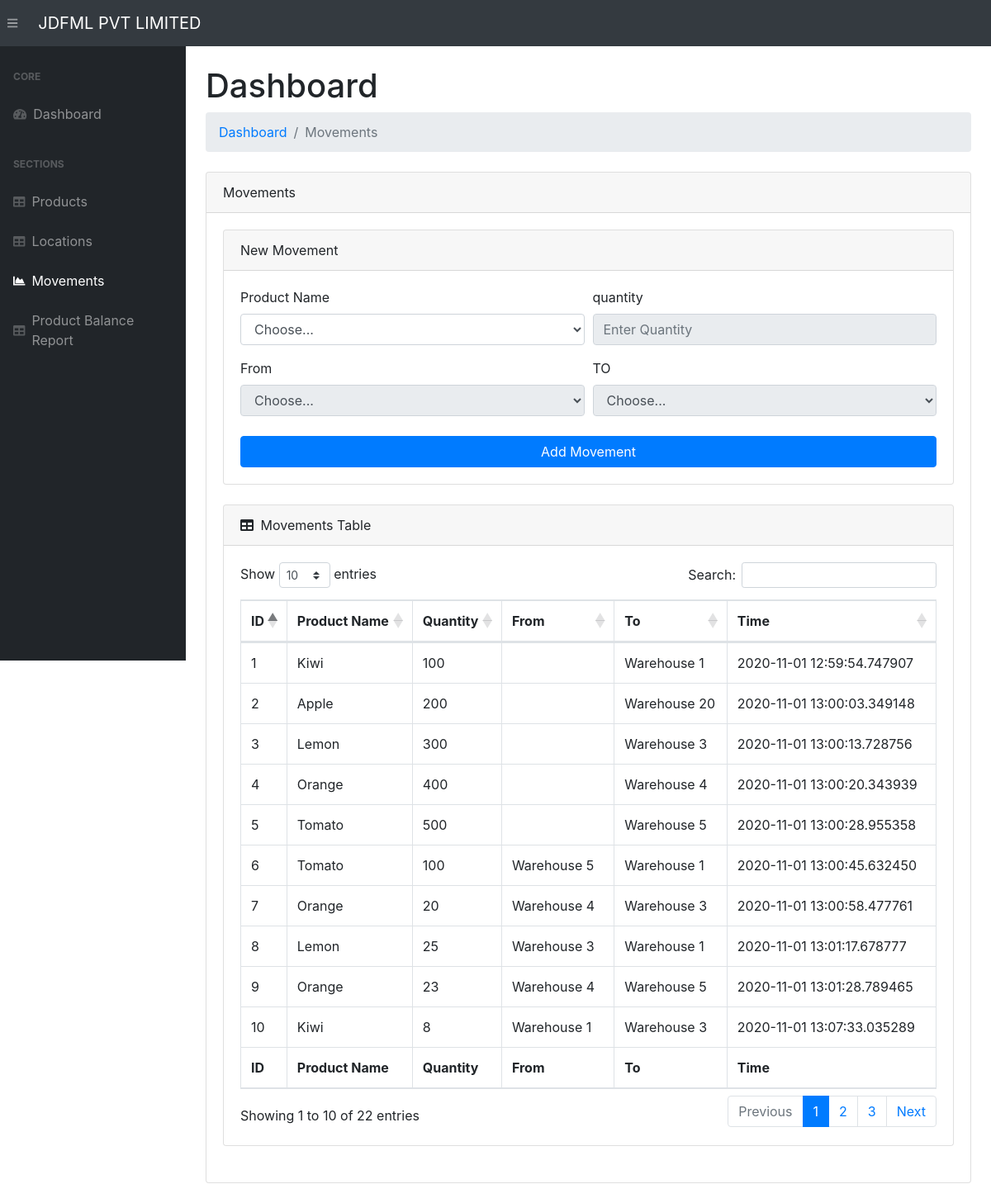
The app's page /movements/ with its own data.
### app.py (models this page shows, shortened)
class ProductMovement(db.Model):
    __tablename__   = 'productmovements'
    movement_id     = db.Column(db.Integer, primary_key=True)
    product_id      = db.Column(db.Integer, db.ForeignKey('products.product_id'))
    qty             = db.Column(db.Integer)
    from_location   = db.Column(db.Integer, db.ForeignKey('locations.location_id'))
    to_location     = db.Column(db.Integer, db.ForeignKey('locations.location_id'))
    movement_time   = db.Column(db.DateTime, default=datetime.utcnow)
    product         = db.relationship('Product', foreign_keys=product_id)
    fromLoc         = db.relationship('Location', foreign_keys=from_location)
    toLoc           = db.relationship('Location', foreign_keys=to_location)

class Product(db.Model):
    __tablename__ = 'products'
    product_id      = db.Column(db.String(200), primary_key=True)
    date_created    = db.Column(db.DateTime, default=datetime.utcnow)

### app.py (the view)
@app.route("/movements/", methods=["POST", "GET"])
def viewMovements():
    if request.method == "POST" :
        product_id      = request.form["productId"]
        qty             = request.form["qty"]
        fromLocation    = request.form["fromLocation"]
        toLocation      = request.form["toLocation"]
        new_movement = ProductMovement(
            product_id=product_id, qty=qty, from_location=fromLocation, to_location=toLocation)
        try:
            db.session.add(new_movement)
            db.session.commit()
            return redirect("/movements/")
        except:
            return "There Was an issue while add a new Movement"
    else:
        products    = Product.query.order_by(Product.date_created).all()
        locations   = Location.query.order_by(Location.date_created).all()
        movs = ProductMovement.query\
        .join(Product, ProductMovement.product_id == Product.product_id)\
        .add_columns(
            ProductMovement.movement_id,
            ProductMovement.qty,
            Product.product_id,
            ProductMovement.from_location,
            ProductMovement.to_location,
            ProductMovement.movement_time)\
        .all()
        movements   = ProductMovement.query.order_by(
            ProductMovement.movement_time).all()
        return render_template("movements.html", movements=movs, products=products, locations=locations)

### templates/movements.html (shortened to what this page needs)
{% extends 'base.html' %}
{% block content %}
<main>
    <div class="container-fluid">
        <h1 class="mt-4">Dashboard</h1>
        <ol class="breadcrumb mb-4">
            <li class="breadcrumb-item"><a href="/">Dashboard</a></li>
            <li class="breadcrumb-item active">Movements</li>
        </ol>
        <div class="card mb-4">
            <div class="card-header">Movements</div>
            <div class="card-body">
                <div class="card mb-4">
                    <div class="card-header">New Movement</div>
                    <div class="card-body">
                        <form action="/movements/" method="POST" id="movements_from">
                            <div class="form-row">
                                <div class="col-md-6">
                                    <div class="form-group">
                                        <label for="productId">Product Name</label>
                                        <select id="productId" name="productId" class="form-control">
                                            <option selected value="">Choose...</option>
                                        </select>
                                    </div>
                                </div>
                                <div class="col-md-6">
                                    <div class="form-group">
                                        <label for="qty">quantity</label>
                                        <input class="form-control" name="qty" id="qty" type="number" placeholder="Enter Quantity" />
                                    </div>
                                </div>
                            </div>
                            <div class="form-row">
                                <div class="col-md-6">
                                    <label for="fromLocation">From</label>
                                    <select id="fromLocation" class="form-control" name="fromLocation">
                                        <option selected value="">Choose...</option>
                                    </select>
                                </div>
                                <div class="col-md-6">
                                    <label for="toLocation">TO</label>
                                    <select id="toLocation" name="toLocation" class="form-control">
                                        <option selected value="">Choose...</option>
                                    </select>
                                </div>
                            </div>
                            <div class="form-group mt-4 mb-0">
                                <input type="submit" class="btn btn-primary btn-block" value="Add Movement" class="btn btn-primary">
                            </div>
                        </form>
                    </div>
                </div>
                <div class="card mb-4">
                <div class="card-header">
                    <i class="fas fa-table mr-1"></i>
                    Movements Table
                </div>
                <div class="card-body">
                    <div class="table-responsive">
                        {% if movements|length < 1 %}
                        <h4>There are no Movements, add one above</h4>
                        {% else %}
                        <table class="table table-bordered" id="dataTable" width="100%" cellspacing="0">
                            <thead>
                                <tr>
                                    <th>ID</th>
                                    <th>Product Name</th>
                                    <th>Quantity</th>
                                    <th>From</th>
                                    <th>To</th>
                                    <th>Time</th>
                                </tr>
                            </thead>
                            <tfoot>
                                <tr>
                                    <th>ID</th>
                                    <th>Product Name</th>
                                    <th>Quantity</th>
                                    <th>From</th>
                                    <th>To</th>
                                    <th>Time</th>
                                </tr>
                            </tfoot>
                            <tbody>
                                {% for movement in movements%}
                                <tr>
                                    <td>{{ movement.movement_id }}</td>
                                    <td>{{ movement.product_id }}</td>
                                    <td>{{ movement.qty }}</td>
                                    <td>{{ movement.from_location }}</td>
                                    <td>{{ movement.to_location }}</td>
                                    <td>{{ movement.movement_time }}</td>
                                </tr>
                                {% endfor %}
                            </tbody>
                        </table>
                        {% endif %}
                </div>
            </div>
                </div>
            </div>
        </div>
    </div>
</main>
{% endblock %}

### records on screen
ProductMovement: movement_id "10", product_id "Kiwi", qty "8", from_location "Warehouse 1", to_location "Warehouse 3", movement_time "2020-11-01 13:07:33.035289"
ProductMovement: movement_id "1", product_id "Kiwi", qty "100", to_location "Warehouse 1", movement_time "2020-11-01 12:59:54.747907"
ProductMovement: movement_id "2", product_id "Apple", qty "200", to_location "Warehouse 20", movement_time "2020-11-01 13:00:03.349148"
ProductMovement: movement_id "8", product_id "Lemon", qty "25", from_location "Warehouse 3", to_location "Warehouse 1", movement_time "2020-11-01 13:01:17.678777"
ProductMovement: movement_id "3", product_id "Lemon", qty "300", to_location "Warehouse 3", movement_time "2020-11-01 13:00:13.728756"
ProductMovement: movement_id "7", product_id "Orange", qty "20", from_location "Warehouse 4", to_location "Warehouse 3", movement_time "2020-11-01 13:00:58.477761"
ProductMovement: movement_id "9", product_id "Orange", qty "23", from_location "Warehouse 4", to_location "Warehouse 5", movement_time "2020-11-01 13:01:28.789465"
ProductMovement: movement_id "4", product_id "Orange", qty "400", to_location "Warehouse 4", movement_time "2020-11-01 13:00:20.343939"
ProductMovement: movement_id "6", product_id "Tomato", qty "100", from_location "Warehouse 5", to_location "Warehouse 1", movement_time "2020-11-01 13:00:45.632450"
ProductMovement: movement_id "5", product_id "Tomato", qty "500", to_location "Warehouse 5", movement_time "2020-11-01 13:00:28.955358"
